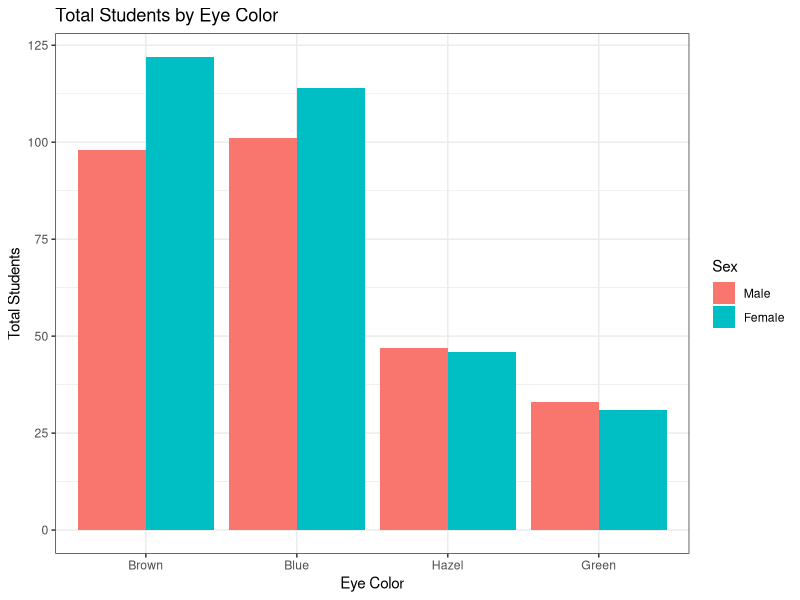

Source code (R):
## ---- chunk 1
knitr::opts_chunk$set(echo = FALSE)
library(plyr)
library(datasets)
library(dplyr)
library(ggplot2)
## ---- chunk 2
data.frame(HairEyeColor)
## ---- chunk 3
data_students <- as.data.frame(HairEyeColor)
data_students$Hair <- factor(data_students$Hair)
hair_color <- unique(data_students$Hair)
hair_color <- factor(c("Total", as.character(hair_color)))
data_hair <- data_students

data_hair <- ddply(data_hair, .(Eye, Sex), summarize, total=sum(Freq, na.rm = TRUE))
g <- ggplot(data_hair, aes(x=Eye, y=total, fill=as.factor(Sex))) +
      geom_bar(stat = "identity", position = "dodge") +
      ggtitle("Total Students by Eye Color") +
      xlab("Eye Color") + ylab("Total Students") +
      guides(fill=guide_legend("Sex")) + theme_bw()
